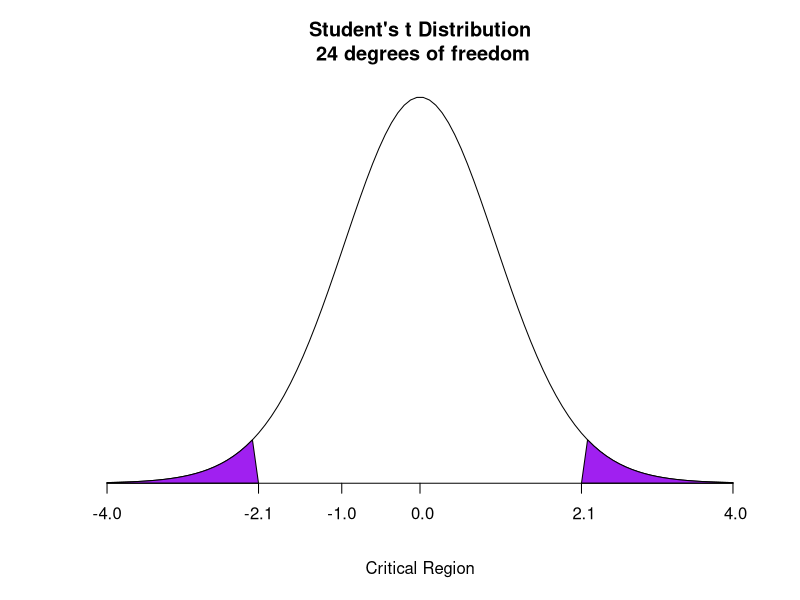

Here is the R script that generated this plot:
# Example problem to solve: 
# > The mean weight of King Penguins found in an Antarctic colony last year was 15.4 kg. In a sample of 25 penguins the same time this year in the same colony, the mean penguin weight is 14.9 kg. The sample standard deviation is 2.5 kg. At 0.05 significance level, can we accept or reject the null hypothesis that the mean penguin weight does not differ from last year

# To compute `t` the formula to use is: t = (sample mean - population mean)/(sample standard deviation / square root of the sample size))

sample.mean <- 14.9        
population.mean <- 15.4
standard.deviation <- 2.5
n <- 25
alpha <- 0.05

t <- (sample.mean - population.mean) / (standard.deviation / sqrt(n)) 
print(paste("t statistic:", t))

# **Output**:
# ```
# t statistic: -1
# ```

# Now to create the corresponding plot we draw a random sample between -4 and 4 and assign the corresponding sequence to `hx`, we also compute the critical value with `qt()`.

minx <- -4
maxx <- 4

x <- seq(minx, maxx, length = 100)
hx <- dt(x, df = n-1)

crtclvalue.right = qt(1-alpha/2, df = n-1)
crtclvalue.left = -crtclvalue.right

#Set up the plot, highlighting the critical region in purple 
plot(x, hx, type="n", 
     xlab = "Critical Region", ylab = "",           # axes labels
     main = paste("Student's t Distribution\n",     # title
                  n-1, "degrees of freedom"), 
     axes = FALSE)                                  # switch axes off

lines(x, hx)                # plots the Student's t distribution

i <- x >= crtclvalue.right  # points in the right rejection zone 
polygon(c(crtclvalue.right, x[i], maxx), c(0, hx[i], 0), col = "purple")

j <- x <= crtclvalue.left   # points in the left rejection zone
polygon(c(minx, x[j], crtclvalue.left), c(0, hx[j], 0), col = "purple") 

axis(1, pos = 0,              # tick marks
     at = c(t, crtclvalue.left, crtclvalue.right, minx, 0, maxx), 
     labels = format(c(t, 
                       crtclvalue.left, 
                       crtclvalue.right, 
                       minx, 0, maxx), digits=2)
     )

# `t` is outside the critical region, hence we accept the null hypothesis.


# ---

# A quicker method to determine if the null hypothesis has to be rejected is to compute the corresponding p-value by means of pt():

pvalue <- pt(t, df = n-1)
print(paste("p-value:", pvalue))

# **Output**:
# ```
# p-value: 0.1636434
# ```

# Since the p-value is in the acceptance zone, the interval (-alpha/2, alpha/2) the null hypothesis is accepted.
